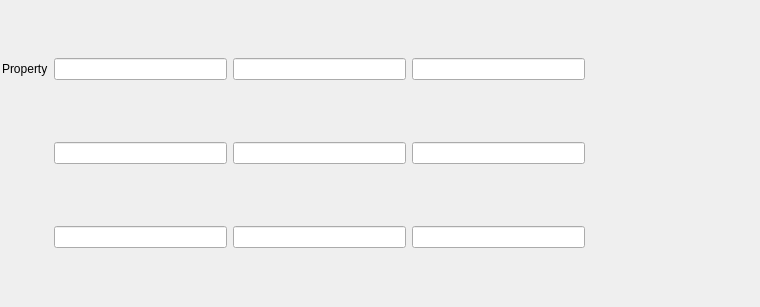
<?xml version="1.0" encoding="UTF-8"?>
<ui version="4.0">
 <class>Matrix3x3Widget</class>
 <widget class="QWidget" name="Matrix3x3Widget">
  <property name="geometry">
   <rect>
    <x>0</x>
    <y>0</y>
    <width>760</width>
    <height>307</height>
   </rect>
  </property>
  <layout class="QGridLayout" name="gridLayout_2">
   <property name="margin">
    <number>2</number>
   </property>
   <item row="1" column="2">
    <widget class="QLineEdit" name="v11"/>
   </item>
   <item row="2" column="6">
    <widget class="QLineEdit" name="v23"/>
   </item>
   <item row="3" column="3">
    <widget class="QLineEdit" name="v32"/>
   </item>
   <item row="1" column="6">
    <widget class="QLineEdit" name="v13">
     <property name="text">
      <string/>
     </property>
    </widget>
   </item>
   <item row="1" column="1">
    <widget class="QLabel" name="label">
     <property name="text">
      <string>Property</string>
     </property>
    </widget>
   </item>
   <item row="3" column="7">
    <spacer name="horizontalSpacer">
     <property name="orientation">
      <enum>Qt::Horizontal</enum>
     </property>
     <property name="sizeHint" stdset="0">
      <size>
       <width>40</width>
       <height>20</height>
      </size>
     </property>
    </spacer>
   </item>
   <item row="3" column="6">
    <widget class="QLineEdit" name="v33"/>
   </item>
   <item row="2" column="3">
    <widget class="QLineEdit" name="v22"/>
   </item>
   <item row="1" column="3">
    <widget class="QLineEdit" name="v12"/>
   </item>
   <item row="2" column="2">
    <widget class="QLineEdit" name="v21"/>
   </item>
   <item row="3" column="2">
    <widget class="QLineEdit" name="v31"/>
   </item>
  </layout>
 </widget>
 <tabstops>
  <tabstop>v11</tabstop>
  <tabstop>v12</tabstop>
  <tabstop>v13</tabstop>
  <tabstop>v22</tabstop>
  <tabstop>v23</tabstop>
  <tabstop>v33</tabstop>
 </tabstops>
 <resources>
  <include location="../../../../Resources/icons/images/Icons.qrc"/>
 </resources>
 <connections/>
</ui>
